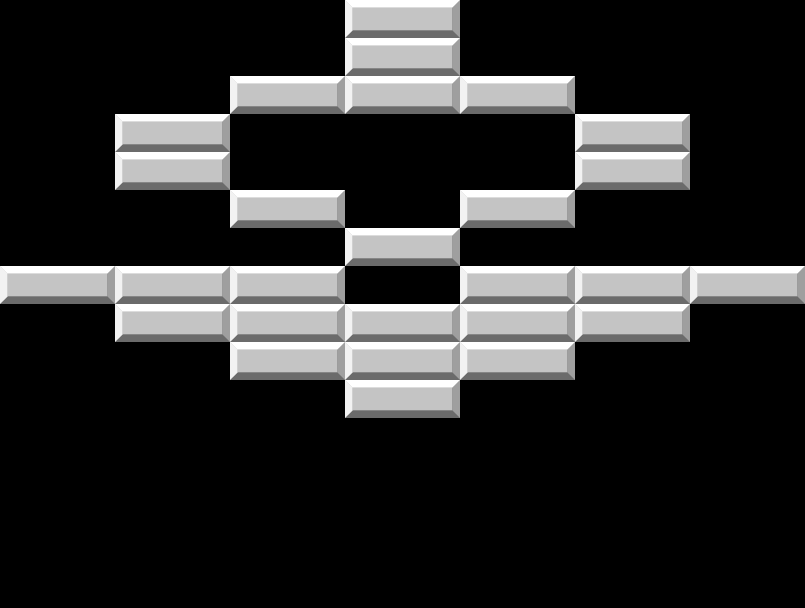

A 2D game scene composited from a Tiled map and its tileset images. What follows is a short description and the map's XML, with every tile layer's data as written:
An orthogonal 7x16 tile map with 115x38 px tiles, 1 tile layer (level3).

<map version="1.5" tiledversion="1.7.2" orientation="orthogonal" renderorder="right-down" width="7" height="16" tilewidth="115" tileheight="38" infinite="0" nextlayerid="2" nextobjectid="1">
 <tileset firstgid="1" name="blockUnhitted1" tilewidth="115" tileheight="38" tilecount="1" columns="1">
  <image source="tilemap/blockUnhitted1.png" width="115" height="38" />
 </tileset>
 <layer id="1" name="level3" width="7" height="16">
  <data encoding="csv">
0,0,0,1,0,0,0,
0,0,0,1,0,0,0,
0,0,1,1,1,0,0,
0,1,0,0,0,1,0,
0,1,0,0,0,1,0,
0,0,1,0,1,0,0,
0,0,0,1,0,0,0,
1,1,1,0,1,1,1,
0,1,1,1,1,1,0,
0,0,1,1,1,0,0,
0,0,0,1,0,0,0,
0,0,0,0,0,0,0,
0,0,0,0,0,0,0,
0,0,0,0,0,0,0,
0,0,0,0,0,0,0,
0,0,0,0,0,0,0
</data>
 </layer>
</map>